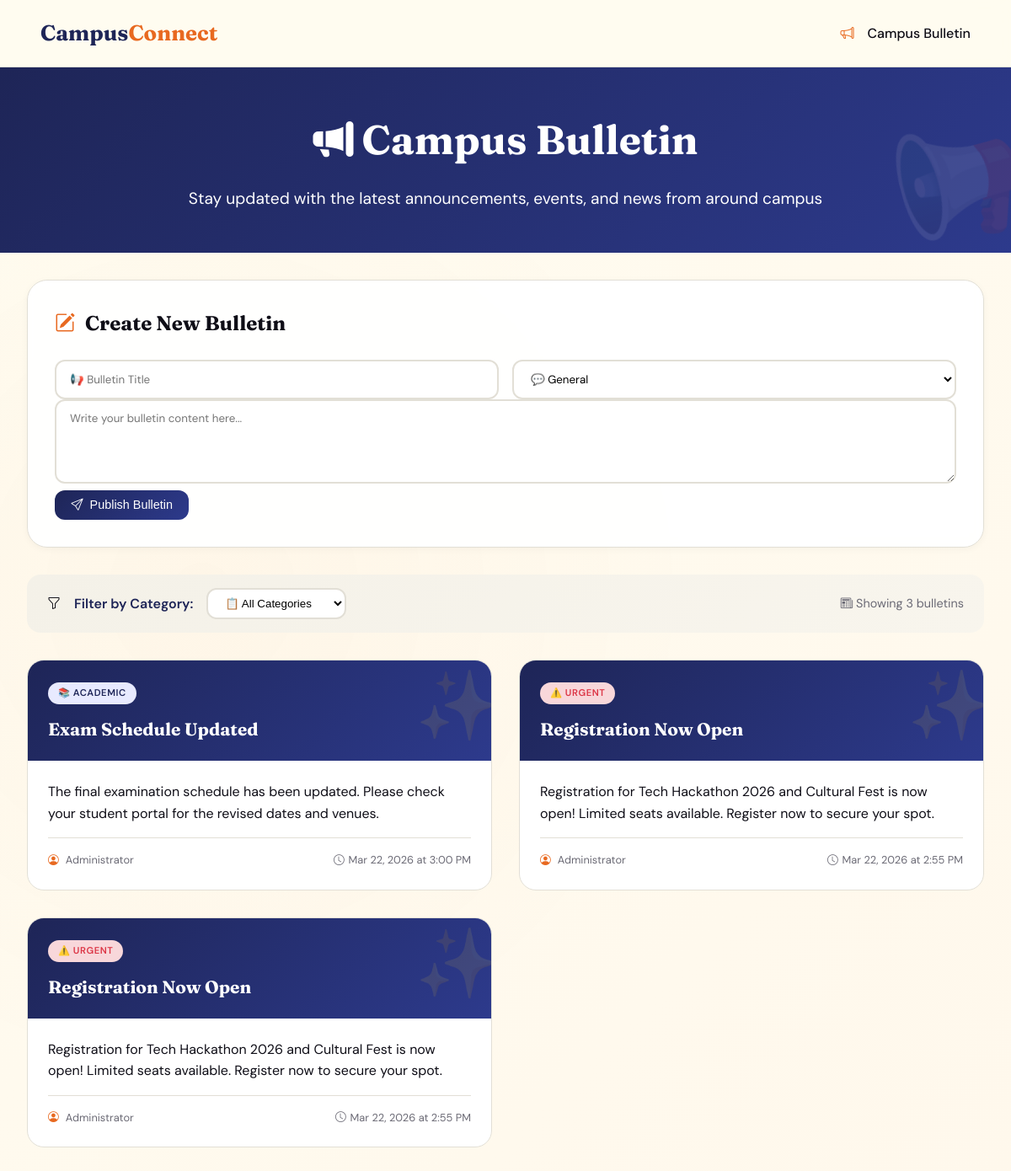
Screenshot of /bulletins.php (signed in) with the database file from the repository.
### tables this page shows
CREATE TABLE `bulletins` (
  `id` int(11) NOT NULL,
  `title` varchar(255) NOT NULL,
  `description` text NOT NULL,
  `category` varchar(50) DEFAULT 'general',
  `created_by` int(11) DEFAULT NULL,
  `created_at` timestamp NOT NULL DEFAULT current_timestamp()
);

### functions.php (called while the page is built, shortened)
<?php
require_once 'config.php';
function getCurrentUser(){
    global $conn;
    $stmt = $conn->prepare("SELECT * FROM users WHERE id=?");
    $stmt->bind_param("i", $_SESSION['user_id']);
    $stmt->execute();
    return $stmt->get_result()->fetch_assoc();
}
?>

### bulletins.php (the view, shortened to what this page needs)
<?php
require_once 'functions.php';
$user = getCurrentUser();
$conn->query("
    CREATE TABLE IF NOT EXISTS bulletins (
        id INT AUTO_INCREMENT PRIMARY KEY,
        title VARCHAR(255) NOT NULL,
        description TEXT NOT NULL,
        category VARCHAR(50) DEFAULT 'general',
        created_by INT DEFAULT NULL,
        created_at DATETIME DEFAULT CURRENT_TIMESTAMP,
        FOREIGN KEY (created_by) REFERENCES users(id) ON DELETE SET NULL
    )
");
$result = $conn->query("SELECT b.*, u.name as author_name
                        FROM bulletins b
                        LEFT JOIN users u ON b.created_by = u.id
                        ORDER BY b.created_at DESC");
if ($result) {
    $bulletins = $result->fetch_all(MYSQLI_ASSOC);
} else {
    $bulletins = [];
}
?>
<!DOCTYPE html>
<html lang="en">
<head>
    <link href="https://cdn.jsdelivr.net/npm/bootstrap-icons/font/bootstrap-icons.css" rel="stylesheet">
</head>
<body>
<div class="top-nav">
    <a href="index.php" class="logo">Campus<span>Connect</span></a>
    <div style="display: flex; align-items: center; gap: 1rem;">
        <i class="bi bi-megaphone" style="color: var(--amber);"></i>
        <span style="font-weight: 500;">Campus Bulletin</span>
    </div>
</div>
<div class="hero-section">
    <h1><i class="bi bi-megaphone-fill"></i> Campus Bulletin</h1>
    <p>Stay updated with the latest announcements, events, and news from around campus</p>
</div>
<div class="container">
    <?php if ($user['role'] === 'admin' || $user['role'] === 'organizer'): ?>
    <div class="card-custom">
        <h2><i class="bi bi-pencil-square" style="color: var(--amber);"></i> Create New Bulletin</h2>
        <form method="POST">
            <div class="form-grid">
                <input class="form-control" name="title" placeholder="📢 Bulletin Title" required>
                <select class="form-control" name="category" required>
                    <option value="general">💬 General</option>
                </select>
            </div>
            <textarea class="form-control" name="description" placeholder="Write your bulletin content here..." rows="4" required></textarea>
            <button class="btn btn-primary" type="submit">
                <i class="bi bi-send"></i> Publish Bulletin
            </button>
        </form>
    </div>
    <?php endif; ?>
    <div class="filter-bar">
        <div class="filter-group">
            <i class="bi bi-funnel"></i>
            <label>Filter by Category:</label>
            <form method="GET" style="display: inline;">
                <select name="category" onchange="this.form.submit()">
                    <option value="">📋 All Categories</option>
                </select>
            </form>
        </div>
        <div class="filter-stats">
            <i class="bi bi-newspaper"></i> Showing <?php echo count($bulletins); ?> bulletins
        </div>
    </div>
    <?php if (empty($bulletins)): ?>
        <div class="card-custom">
            <div class="empty-state">
                <i class="bi bi-megaphone"></i>
                <h3>No Bulletins Found</h3>
                <p>Check back later for updates from campus</p>
                <?php if ($user['role'] === 'admin' || $user['role'] === 'organizer'): ?>
                    <p style="margin-top: 1rem;">📝 Use the form above to create your first bulletin!</p>
                <?php endif; ?>
            </div>
        </div>
    <?php else: ?>
        <div class="bulletin-grid">
            <?php foreach ($bulletins as $bulletin):
                $category_class = '';
                $category_icon = '';
                switch($bulletin['category']) {
                    case 'academic':
                        $category_class = 'category-academic';
                        $category_icon = '📚';
                        break;
                    case 'urgent':
                        $category_class = 'category-urgent';
                        $category_icon = '⚠️';
                        break;
                }
            ?>
                <div class="bulletin-card">
                    <div class="bulletin-header">
                        <span class="bulletin-category <?php echo $category_class; ?>">
                            <?php echo $category_icon; ?> <?php echo ucfirst($bulletin['category'] ?? 'General'); ?>
                        </span>
                        <div class="bulletin-title"><?php echo htmlspecialchars($bulletin['title']); ?></div>
                    </div>
                    <div class="bulletin-body">
                        <div class="bulletin-description">
                            <?php echo nl2br(htmlspecialchars($bulletin['description'])); ?>
                        </div>
                        <div class="bulletin-meta">
                            <div class="bulletin-author">
                                <i class="bi bi-person-circle"></i>
                                <span><?php echo htmlspecialchars($bulletin['author_name'] ?? 'Administrator'); ?></span>
                            </div>
                            <div class="bulletin-date">
                                <i class="bi bi-clock"></i>
                                <span><?php echo date('M d, Y \a\t g:i A', strtotime($bulletin['created_at'])); ?></span>
                            </div>
                        </div>
                    </div>
                </div>
            <?php endforeach; ?>
        </div>
    <?php endif; ?>
</div>
</body>
</html>

### rows the page displays
bulletins: category "📚", category "ACADEMIC", title "Exam Schedule Updated", description "The final examination schedule has been updated. Please check your student portal for the revised dates and venues.", author_name "Administrator", created_at "Mar 22, 2026 at 3:00 PM"
bulletins: category "⚠️", category "URGENT", title "Registration Now Open", description "Registration for Tech Hackathon 2026 and Cultural Fest is now open! Limited seats available. Register now to secure your spot.", author_name "Administrator", created_at "Mar 22, 2026 at 2:55 PM"

### other values shown
count($bulletins) "3"
